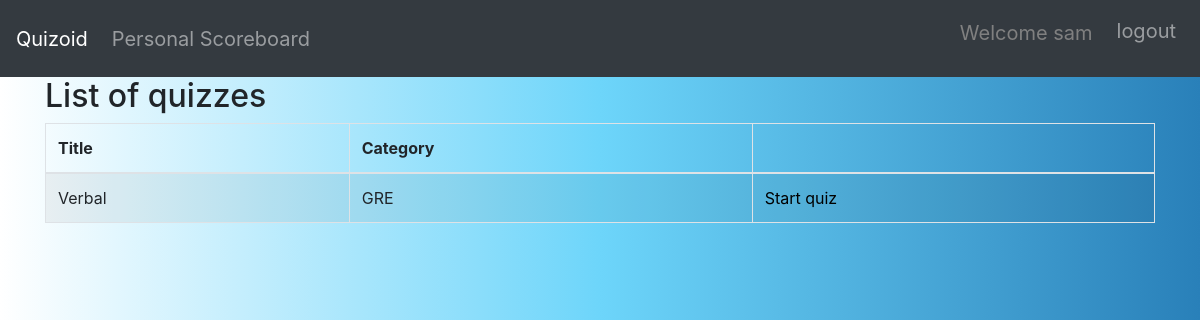
The page /quizzes/ (signed in) on the database as committed earlier.
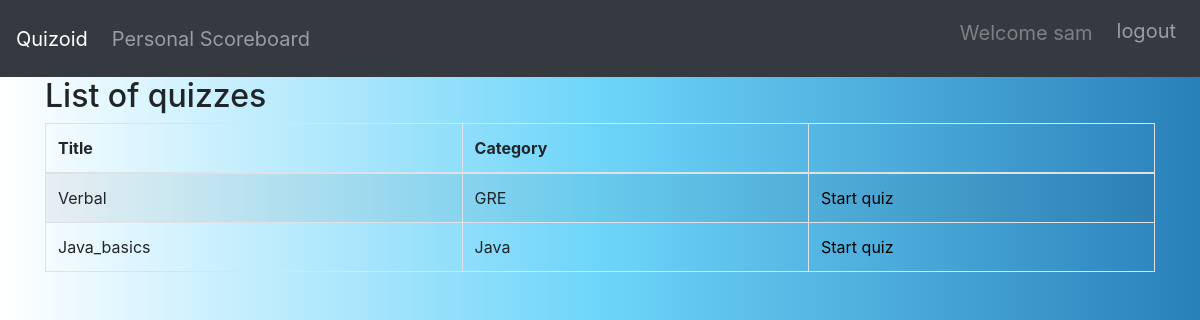
The same page on the database as committed later.
### quiz/models.py (models this page shows, shortened)
class Quiz(models.Model):
    title = models.CharField(
        verbose_name=_("Title"),
        max_length=60, blank=False)
    description = models.TextField(
        verbose_name=_("Description"),
        blank=True, help_text=_("a description of the quiz"))
    url = models.SlugField(
        max_length=60, blank=False,
        help_text=_("a user friendly url"),
        verbose_name=_("user friendly url"))
    category = models.ForeignKey(
        Category, null=True, blank=True,
        verbose_name=_("Category"), on_delete=models.CASCADE)
    random_order = models.BooleanField(
        blank=False, default=False,
        verbose_name=_("Random Order"),
        help_text=_("Display the questions in "
                    "a random order or as they "
                    "are set?"))
    max_questions = models.PositiveIntegerField(
        blank=True, null=True, verbose_name=_("Max Questions"),
        help_text=_("Number of questions to be answered on each attempt."))
    answers_at_end = models.BooleanField(
        blank=False, default=False,
        help_text=_("Correct answer is NOT shown after question."
                    " Answers displayed at the end."),
        verbose_name=_("Answers at end"))
    exam_paper = models.BooleanField(
        blank=False, default=False,
        help_text=_("If yes, the result of each"
                    " attempt by a user will be"
                    " stored. Necessary for marking."),
        verbose_name=_("Exam Paper"))
    single_attempt = models.BooleanField(
        blank=False, default=False,
        help_text=_("If yes, only one attempt by"
                    " a user will be permitted."
                    " Non users cannot sit this exam."),
        verbose_name=_("Single Attempt"))
    pass_mark = models.SmallIntegerField(
        blank=True, default=0,
        verbose_name=_("Pass Mark"),
        help_text=_("Percentage required to pass exam."),
        validators=[MaxValueValidator(100)])
    success_text = models.TextField(
        blank=True, help_text=_("Displayed if user passes."),
        verbose_name=_("Success Text"))
    fail_text = models.TextField(
        verbose_name=_("Fail Text"),
        blank=True, help_text=_("Displayed if user fails."))
    draft = models.BooleanField(
        blank=True, default=False,
        verbose_name=_("Draft"),
        help_text=_("If yes, the quiz is not displayed"
                    " in the quiz list and can only be"
                    " taken by users who can edit"
                    " quizzes."))
    class Meta:
        verbose_name = _("Quiz")
        verbose_name_plural = _("Quizzes")

class Category(models.Model):
    category = models.CharField(
        verbose_name=_("Category"),
        max_length=250, blank=True,
        unique=True, null=True)
    objects = CategoryManager()
    class Meta:
        verbose_name = _("Category")
        verbose_name_plural = _("Categories")
    def __str__(self):
        return self.category

### quiz/views.py (the view)
class QuizListView(ListView):
    model = Quiz
    def get_queryset(self):
        queryset = super(QuizListView, self).get_queryset()
        return queryset.filter(draft=False)

### quiz/templates/quiz/quiz_list.html (shortened to what this page needs)
{% extends 'base.html' %}
{% load i18n %}
{% load quiz_tags %}
{% block content %}
<h2>{% trans "List of quizzes" %}</h2>
    {% if quiz_list %}
		<table class="table table-bordered table-striped">
		  <thead>
			<tr>
			  <th>{% trans "Title" %}</th>
			  <th>{% trans "Category" %}</th>
			  <th></th>
			</tr>
		  </thead>
		  <tbody>
        {% for quiz in quiz_list %}
  			<tr>
			  <td>{{ quiz.title }}</td>
			  <td>{{ quiz.category }}</td>
			  <td>
			  	{% if user.is_authenticated %}
			  	<a  href="{% url 'quiz_question' quiz_name=quiz.url %}" style="color:black" >
			  			{% trans "Start quiz" %}
			  		</a>
			          {% endif %}
			</tr>
        {% endfor %}
		  </tbody>
		</table>
	{% else %}
        <p>{% trans "There are no available quizzes" %}.</p>
    {% endif %}
{% endblock %}

Rows that differ between the two databases and show on the page:
added Quiz: title "Java_basics", category "Java"
